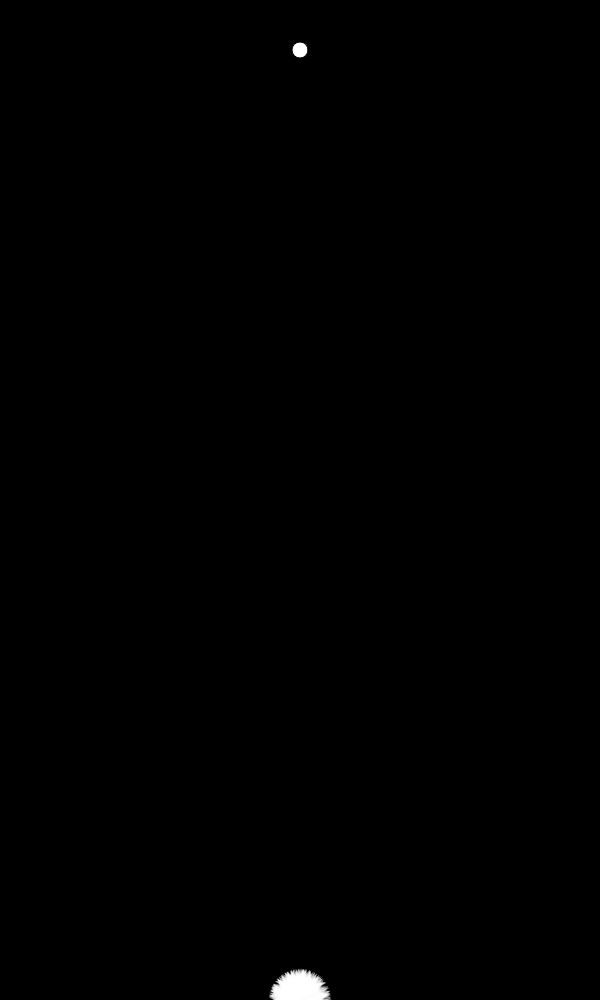
Frame 1 (no input)
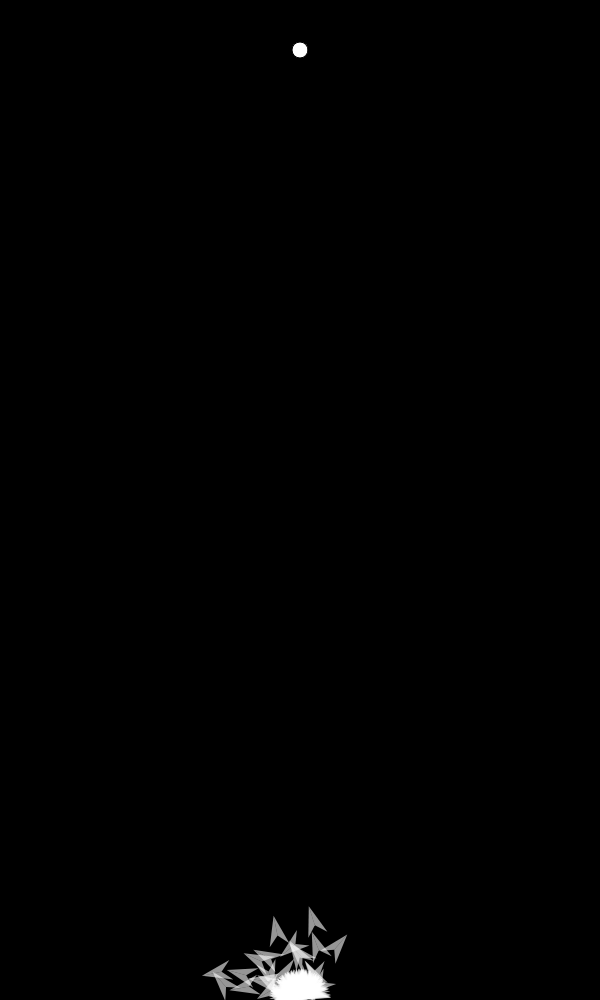
Frame 60 (no input)
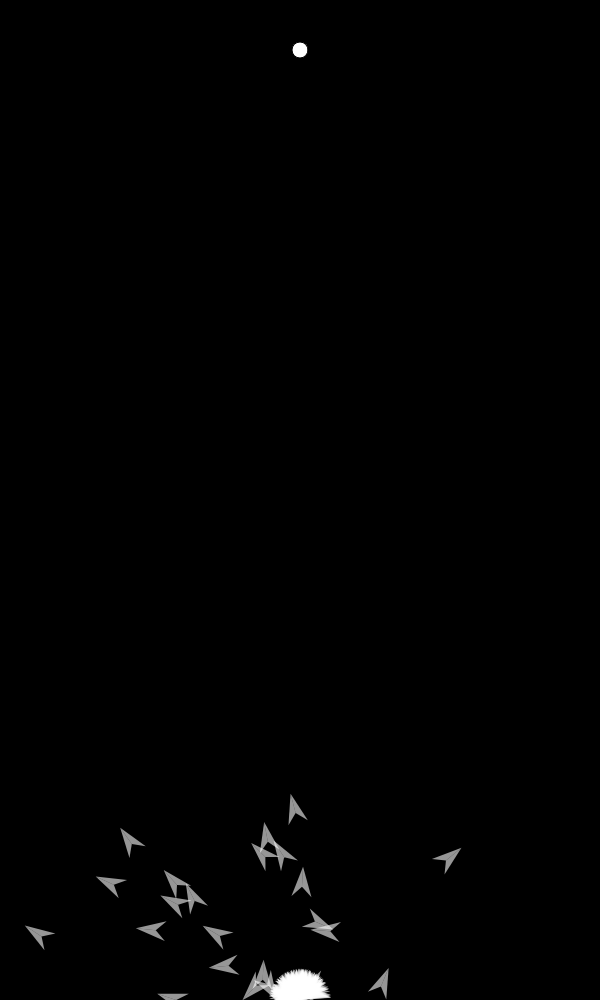
Frame 120 (the mouse pressed at the canvas centre since frame 60)

The p5.js sketch that drew these frames (run headless with seeded random() and noise() and a simulated clock; from frame 60 on, the mouse is pressed at the canvas centre):

// p5.js sketch
// ── sketch.js
// Daniel Shiffman
// http://codingtra.in
// http://patreon.com/codingtrain
// Code for: https://youtu.be/bGz7mv2vD6g
var obstacles = [];
var population;
// Each rocket is alive till 400 frames
var lifespan = 400;
// Made to display count on screen
var lifeP;
// Keeps track of frames
var count = 0;
// Where rockets are trying to go
var target;
// Max force applied to rocket
var maxforce = 0.2;
var x, y, pressed;

// Dimensions of barrier
var rx = 100;
var ry = 350;
var rw = 200;
var rh = 10;

function setup() {
  canvas = createCanvas(windowWidth/2, windowHeight);
	canvas.position(windowWidth/2,0);
  //createCanvas(windowWidth-20, windowHeight-25);
  population = new Population();
  lifeP = createP();
  target = createVector(width / 2, 50);
}

function mousePressed() {
  if(mouseButton === LEFT){
    pressed = true;
    x = mouseX;
    y = mouseY;
  } else{
     for (var i = 0; i < obstacles.length; i++) {
      if(obstacles[i].collide(mouseX, mouseY)){
            obstacles.splice(i,1);
      }
    }
  }
}

function mouseReleased() {
  if(pressed){
    pressed = false;
    obstacles.push(new obstacle(x, y, mouseX, mouseY));
  }
}

function draw() {
  background(0);
  population.run(obstacles);
  // Displays count to window
  //lifeP.html(count);

  for (var i = 0; i < obstacles.length; i++) {
    obstacles[i].show();
  }

  if (pressed) {
    rectMode(CORNERS);
    fill(210, 100, 100);
    rect(x, y, mouseX, mouseY);
  }

  count++;
  if (count == lifespan) {
    population.evaluate();
    population.selection();
    // Population = new Population();
    count = 0;
  }
  // Renders barrier for rockets
  fill(255);
  //rect(rx, ry, rw, rh);
  // Renders target
  ellipse(target.x, target.y, 16, 16);
}

// ── Obstacle.js
class obstacle {

  constructor(x1, y1, x2, y2) {
   
    if(x1 > x2){
      var t = x1;
      x1 = x2;
      x2 = t;
    }
    
    if(y1 > y2){
      var t = y1;
      y1 = y2;
      y2 = t;
    }
    
    this.x1 = x1;
    this.y1 = y1;
    this.x2 = x2;
    this.y2 = y2;
  }

  show() {
    rectMode(CORNERS);
    fill(250);
    rect(this.x1, this.y1, this.x2, this.y2);
  }

  collide(x, y) {
    if (x >= this.x1 && x <= this.x2 && y >= this.y1 && y <= this.y2)
      return true;
    else return false;
  }


}
// ── dna.js
// Daniel Shiffman
// http://codingtra.in
// http://patreon.com/codingtrain
// Code for: https://youtu.be/bGz7mv2vD6g

function DNA(genes) {
  // Recieves genes and create a dna object
  if (genes) {
    this.genes = genes;
  }
  // If no genes just create random dna
  else {
    this.genes = [];
    for (var i = 0; i < lifespan; i++) {
      // Gives random vectors
      this.genes[i] = p5.Vector.random2D();
      // Sets maximum force of vector to be applied to a rocket
      this.genes[i].setMag(maxforce);
    }
  }

  this.acceptReject = function(fit) {
    var i = 5
    while (i > 0) {
      i--;
      var rand = random();
      var pick = random(fit);
      if (rand < pick) return pick;
    }
    return random(fit);
  }

  // Performs a crossover with another member of the species
  this.crossover = function(partner, f1, f2) {
    var newgenes = [];


    for (var i = 0; i < this.genes.length; i++) {
      if(this.acceptReject({f1, f2}) == f1) newgenes[i] = this.genes[i];
      else newgenes[i] = partner.genes[i];
    }
    // Gives DNA object an array
    return new DNA(newgenes);
  }

  // Adds random mutation to the genes to add variance.
  this.mutation = function() {
    for (var i = 0; i < this.genes.length; i++) {
      // if random number less than 0.01, new gene is then random vector
      if (random(1) < 0.01) {
        this.genes[i] = p5.Vector.random2D();
        this.genes[i].setMag(maxforce);
      }
    }
  }

}
// ── population.js
// Daniel Shiffman
// http://codingtra.in
// http://patreon.com/codingtrain
// Code for: https://youtu.be/bGz7mv2vD6g

function Population() {
  // Array of rockets
  this.rockets = [];
  // Amount of rockets
  this.popsize = 100;
  // Amount parent rocket partners
  this.matingpool = [];

  // Associates a rocket to an array index
  for (var i = 0; i < this.popsize; i++) {
    this.rockets[i] = new Rocket();
  }

  this.acceptReject = function() {
    while (true) {
      var rand = random();
      var pick = random(this.rockets);
      if (rand < pick.fitness) return pick;
    }
  }

  this.evaluate = function() {

    var maxfit = 0;
    // Iterate through all rockets and calcultes their fitness
    for (var i = 0; i < this.popsize; i++) {
      // Calculates fitness
      this.rockets[i].calcFitness();
      // If current fitness is greater than max, then make max equal to current
      if (this.rockets[i].fitness > maxfit) {
        maxfit = this.rockets[i].fitness;
      }
    }
    // Normalises fitnesses
    for (var i = 0; i < this.popsize; i++) {
      this.rockets[i].fitness /= maxfit;
    }
  }

  // Selects appropriate genes for child
  this.selection = function() {
    var newRockets = [];
    for (var i = 0; i < this.rockets.length; i++) {
      // Picks random dna
      var parentA = this.acceptReject();
      var parentB = this.acceptReject();
      // Creates child by using crossover function
      var child = parentA.dna.crossover(parentB.dna, parentA.fitness, parentB.fitness);
      child.mutation();
      // Creates new rocket with child dna
      newRockets[i] = new Rocket(child);
    }
    // This instance of rockets are the new rockets
    this.rockets = newRockets;
  }

  // Calls for update and show functions
  this.run = function(obstacles) {
    for (var i = 0; i < this.popsize; i++) {
      this.rockets[i].update(obstacles);
      // Displays rockets to screen
      this.rockets[i].show();
    }
  }
}
// ── rocket.js
// Daniel Shiffman
// http://codingtra.in
// http://patreon.com/codingtrain
// Code for: https://youtu.be/bGz7mv2vD6g

// Constructor function
function Rocket(dna) {
  // Physics of rocket at current instance
  this.pos = createVector(width / 2, height);
  this.vel = createVector();
  this.acc = createVector();
  // Checkes rocket has reached target
  this.completed = false;
  // Checks if rocket had crashed
  this.crashed = false;
  this.time = 0;
  // Gives a rocket dna
  if (dna) {
    this.dna = dna;
  } else {
    this.dna = new DNA();
  }
  this.fitness = 0;

  // Object can recieve force and add to acceleration
  this.applyForce = function(force) {
    this.acc.add(force);
  }
  // Calulates fitness of rocket
  this.calcFitness = function() {
    // Takes distance to target
    var d = dist(this.pos.x, this.pos.y, target.x, target.y);

    // Maps range of fitness
    this.fitness = map(d, 0, width, width, 0);
    // If rocket gets to target increase fitness of rocket
    if (this.completed) {
      this.fitness *= 10;
      this.fitness *= 1/this.time * 800
    }
    // If rocket does not get to target decrease fitness
    if (this.crashed) {
      this.fitness /= 10;
    }
    

  }
  // Updates state of rocket
  this.update = function(obstacles) {
    // Checks distance from rocket to target
    var d = dist(this.pos.x, this.pos.y, target.x, target.y);
    // If distance less than 10 pixels, then it has reached target
    if (d < 10) {
      this.completed = true;
      this.pos = target.copy();
    }
    // Rocket hit the barrier
    for(var i =0; i<obstacles.length; i++){
      this.crashed = obstacles[i].collide(this.pos.x, this.pos.y);
      if(this.crashed) break;
    }
    
    // Rocket has hit left or right of window
    if (this.pos.x > width || this.pos.x < 0) {
      this.crashed = true;
    }
    // Rocket has hit top or bottom of window
    if (this.pos.y > height || this.pos.y < 0) {
      this.crashed = true;
    }


    //applies the random vectors defined in dna to consecutive frames of rocket
    this.applyForce(this.dna.genes[count]);
    // if rocket has not got to goal and not crashed then update physics engine
    if (!this.completed && !this.crashed) {
      this.vel.add(this.acc);
      this.pos.add(this.vel);
      this.acc.mult(0);
      this.vel.limit(4);
      this.time++;
    }
  }
  // displays rocket to window
  this.show = function() {
    // push and pop allow's rotating and translation not to affect other objects
    push();
    //color customization of rockets
    noStroke();
    fill(255, 150);
    //translate to the postion of rocket
    translate(this.pos.x, this.pos.y);
    //rotatates to the angle the rocket is pointing
    rotate(this.vel.heading()-30);
    //creates a rectangle shape for rocket
    triangle(0, 0, 0, 20, 10, 30);
    triangle(0, 0, 0, 20, -10, 30);
    pop();
  }

}
// ── style.css
body{
	background-color: #95bddc	
}
.column {
	float: left;
	width: 50%;
}

.column h1{
	text-align: center;
}
